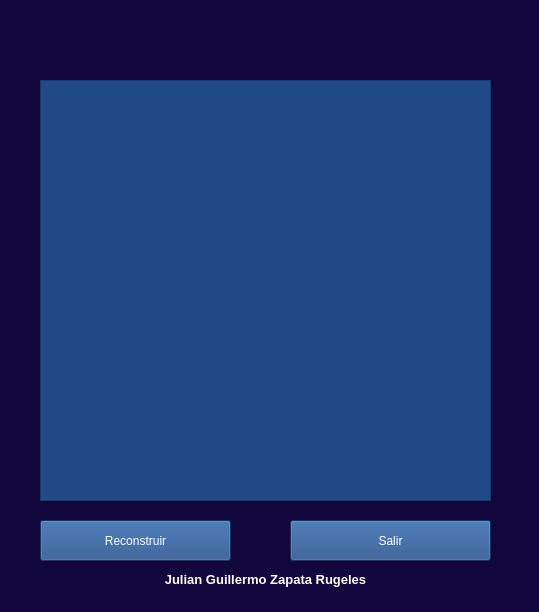
<?xml version="1.0" encoding="UTF-8"?>
<ui version="4.0">
 <class>MainWindow</class>
 <widget class="QMainWindow" name="MainWindow">
  <property name="geometry">
   <rect>
    <x>0</x>
    <y>0</y>
    <width>539</width>
    <height>612</height>
   </rect>
  </property>
  <property name="windowTitle">
   <string>Pacman</string>
  </property>
  <property name="styleSheet">
   <string notr="true">background-color: rgb(18, 7, 61);</string>
  </property>
  <widget class="QWidget" name="centralwidget">
   <widget class="QLabel" name="titulo">
    <property name="geometry">
     <rect>
      <x>100</x>
      <y>10</y>
      <width>341</width>
      <height>61</height>
     </rect>
    </property>
    <property name="styleSheet">
     <string notr="true">border-image: url(:/imagenes/pacman.png);</string>
    </property>
    <property name="text">
     <string/>
    </property>
   </widget>
   <widget class="QPushButton" name="btn_iniciar">
    <property name="geometry">
     <rect>
      <x>40</x>
      <y>520</y>
      <width>191</width>
      <height>41</height>
     </rect>
    </property>
    <property name="styleSheet">
     <string notr="true">background-color: rgb(32, 74, 135);
color:white;</string>
    </property>
    <property name="text">
     <string>Reconstruir</string>
    </property>
   </widget>
   <widget class="QPushButton" name="btn_salir">
    <property name="geometry">
     <rect>
      <x>290</x>
      <y>520</y>
      <width>201</width>
      <height>41</height>
     </rect>
    </property>
    <property name="styleSheet">
     <string notr="true">color:white;
background-color: rgb(32, 74, 135);</string>
    </property>
    <property name="text">
     <string>Salir</string>
    </property>
   </widget>
   <widget class="QLabel" name="label">
    <property name="geometry">
     <rect>
      <x>70</x>
      <y>570</y>
      <width>391</width>
      <height>20</height>
     </rect>
    </property>
    <property name="text">
     <string>&lt;html&gt;&lt;head/&gt;&lt;body&gt;&lt;p align=&quot;center&quot;&gt;&lt;span style=&quot; font-size:10pt; font-weight:600; color:#ffffff;&quot;&gt;Julian Guillermo Zapata Rugeles&lt;/span&gt;&lt;/p&gt;&lt;/body&gt;&lt;/html&gt;</string>
    </property>
   </widget>
   <widget class="QGraphicsView" name="visorGrafico">
    <property name="geometry">
     <rect>
      <x>40</x>
      <y>80</y>
      <width>451</width>
      <height>421</height>
     </rect>
    </property>
    <property name="layoutDirection">
     <enum>Qt::RightToLeft</enum>
    </property>
    <property name="styleSheet">
     <string notr="true">background-color: rgb(32, 74, 135);</string>
    </property>
   </widget>
  </widget>
  <widget class="QMenuBar" name="menubar">
   <property name="geometry">
    <rect>
     <x>0</x>
     <y>0</y>
     <width>539</width>
     <height>24</height>
    </rect>
   </property>
  </widget>
 </widget>
 <resources/>
 <connections/>
</ui>
